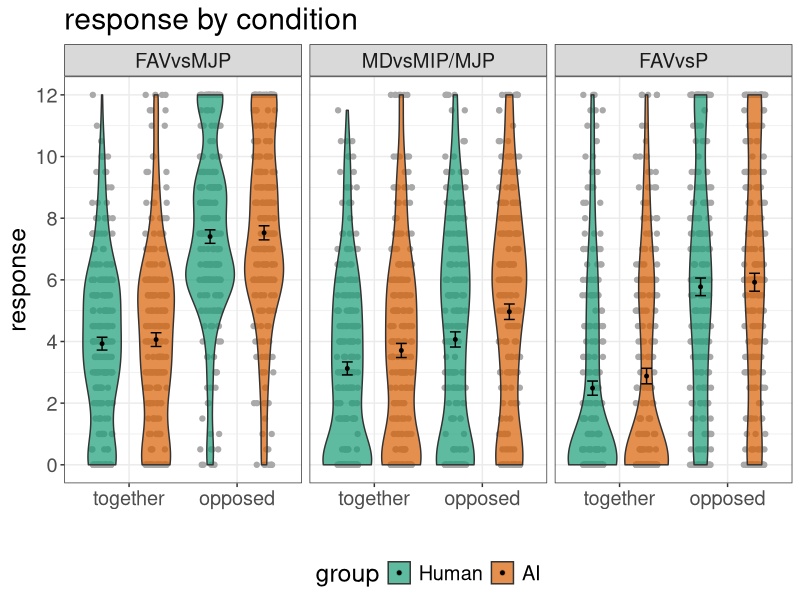
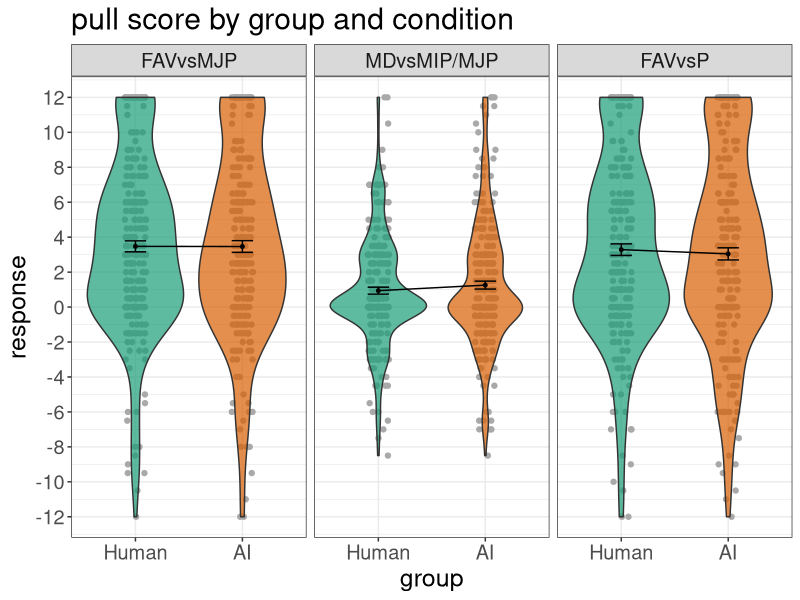
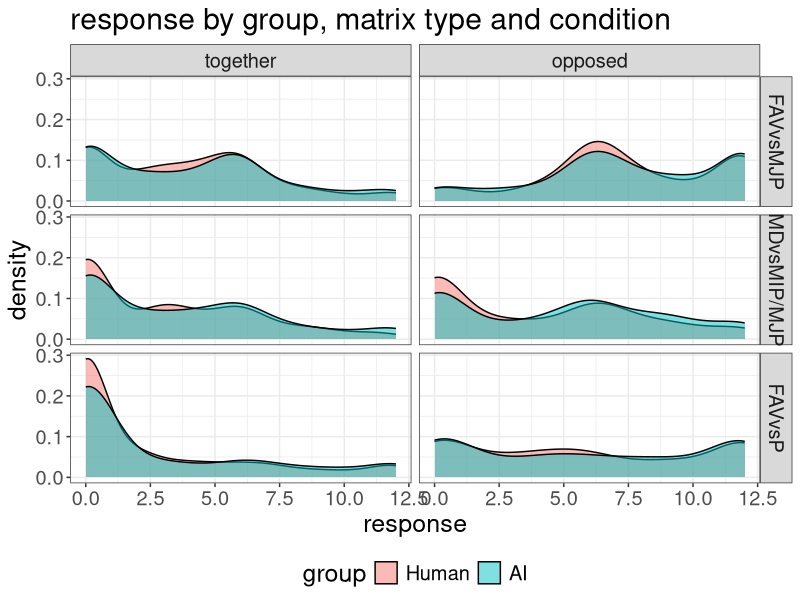
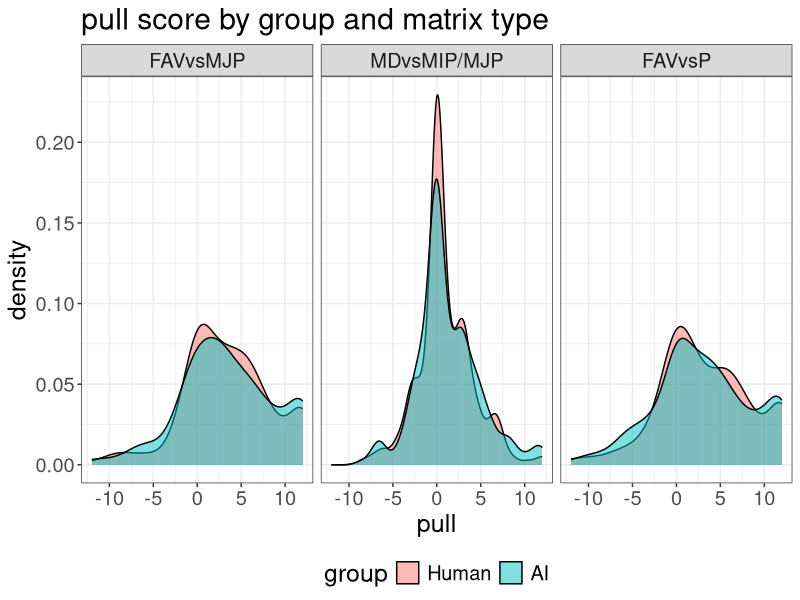
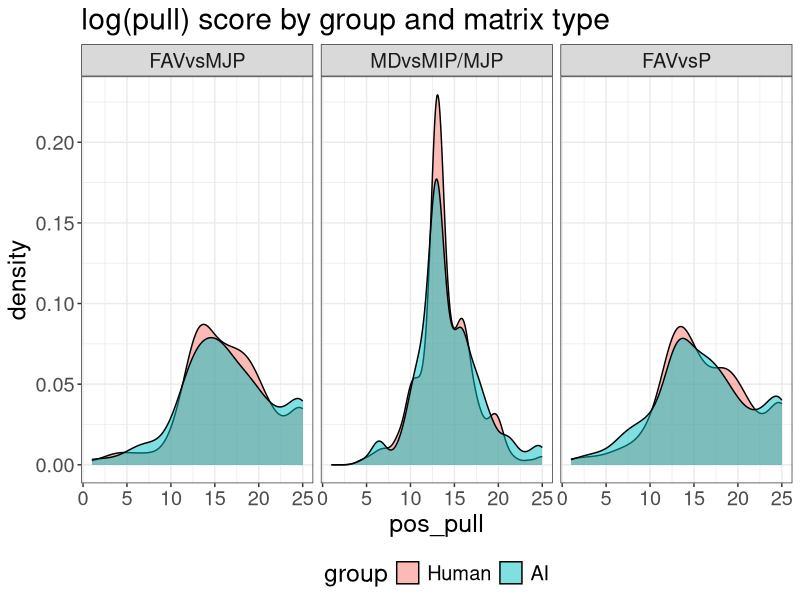
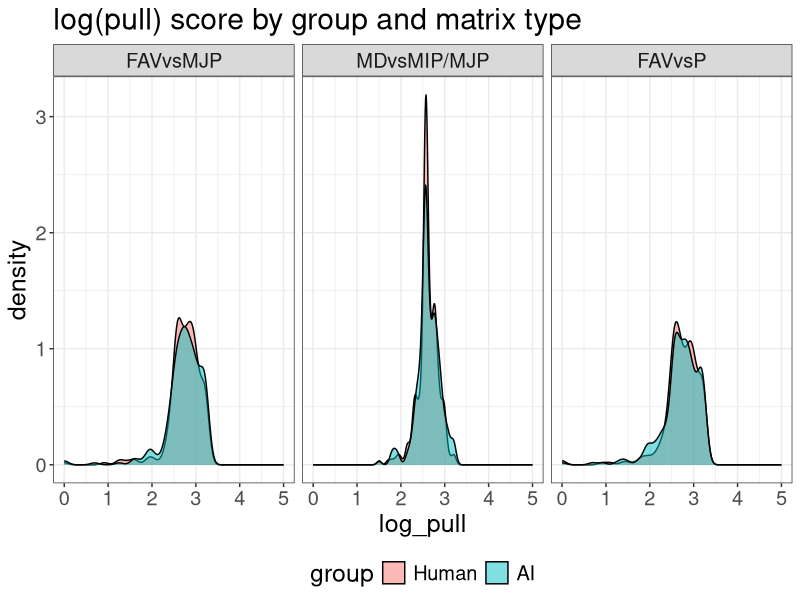
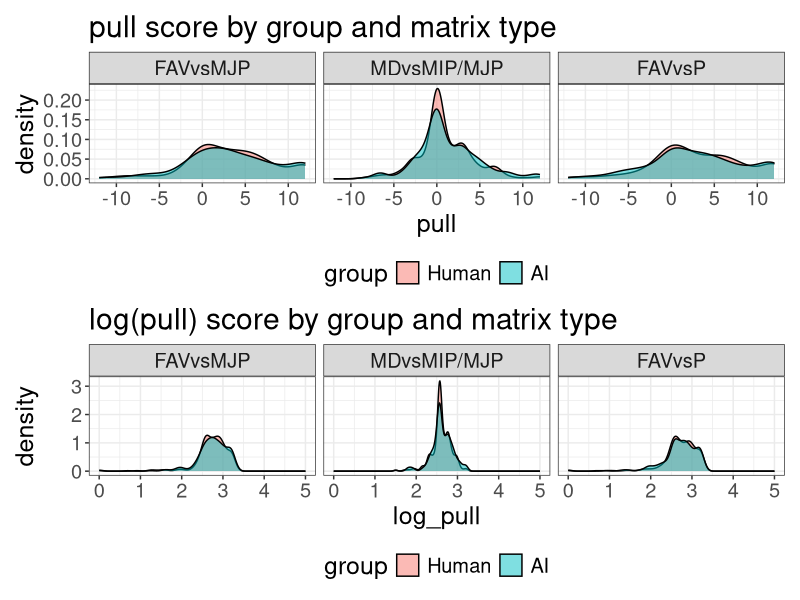
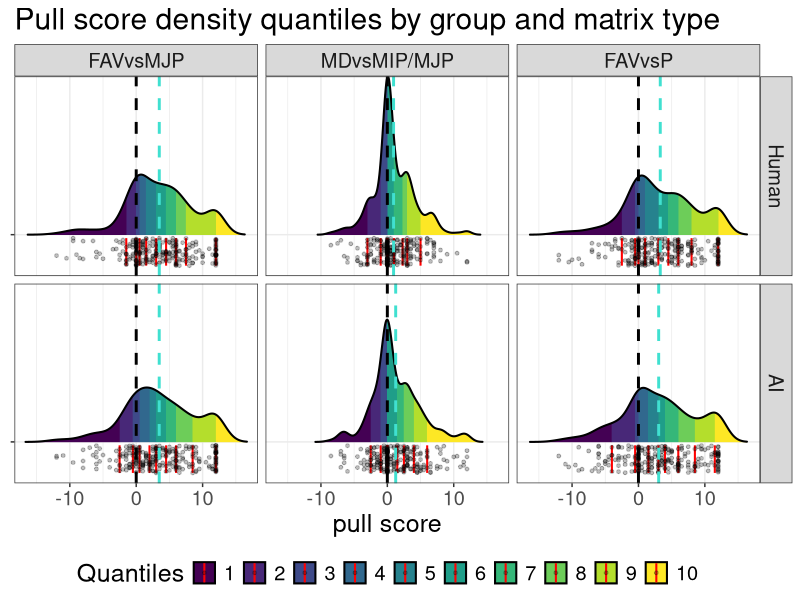

The R script that drew these images, in order:
## ---- chunk 1
knitr::opts_chunk$set(echo = TRUE)
## ---- chunk 2
# install.packages(c("tidyverse", "RColorBrewer", "patchwork"))
## ---- chunk 3
# take a snapshot and update the lock.file
# renv::snapshot() # this is only necessary when new packages or installed or packages are updated.
## ---- chunk 4
pkg <- c("tidyverse", "RColorBrewer", "patchwork", "ggridges")

lapply(pkg, library, character.only = TRUE)
## ---- chunk 5
## Set the amount of dodge in figures
pd <- position_dodge(0.7)
pd2 <- position_dodge(1)

## theme settings for ggplot
theme_set(
  theme_bw() +
    theme(text = element_text(size = 18), 
          title = element_text(size = 18),
          legend.position = "bottom")
)
## ---- chunk 6
# data <- read_csv("data/data.csv") %>%
#   mutate(group = factor(group, levels = c("Human", "AI")),
#          matrix_name = factor(matrix_name, levels = c("FAVvsMJP", "MDvsMIP/MJP", "FAVvsP")),
#          condition = factor(condition, levels = c("together", "opposed")))
# head(data)
# 
# diff <- read_csv("data/diff.csv") %>%
#   mutate(group = factor(group, levels = c("Human", "AI")),
#          matrix_name = factor(matrix_name, levels = c("FAVvsMJP", "MDvsMIP/MJP", "FAVvsP")))
# head(diff)
## ---- chunk 7
raw <- read_csv("data/AIHumanExperiment_Experiment.csv")
head(raw)
str(raw)
summary(raw)
glimpse(raw)
## ---- chunk 8
data <- raw %>%
  rename(pid = participant, group = aihuman, all_conditions = condition, 
         matrix_name = matrixtype, condition = togetheropposed, 
         response = finalanswer) %>% 
  select(-jatosid, -prolificid, -all_conditions, -matrixnumber, -statvar, -answer, -rt)
head(data)
## ---- chunk 9
# recode and create factors
data <- data %>% 
  mutate(matrix_name = if_else(matrix_name == "1", "FAVvsMJP",
                       if_else(matrix_name == "2", "MDvsMIP/MJP", "FAVvsP")),
         condition = if_else(condition == "1", "together", "opposed"),
         group = factor(group, levels = c("Human", "AI")),
         matrix_name = factor(matrix_name, levels = c("FAVvsMJP", "MDvsMIP/MJP", "FAVvsP")),
         condition = factor(condition, levels = c("together", "opposed")))
head(data)
## ---- chunk 10
summary(data)
## ---- chunk 11
tally <- data %>% 
  group_by(group) %>% 
  distinct(pid) %>% 
  tally()
tally
## ---- chunk 12
summary_pid <- data %>% 
  group_by(pid, group, matrix_name, condition) %>% 
  summarise(n= n(),
            mean=mean(response), 
            sd=sd(response), 
            sem = sd/sqrt(n))
head(summary_pid)
## ---- chunk 13
summary_group <- data %>% 
  group_by(group, matrix_name, condition) %>% 
  summarise(n= n()/2, ## /2 as it counts both observations
            mean=mean(response), 
            sd=sd(response), 
            sem = sd/sqrt(n))
head(summary_group)
## ---- chunk 14
p3.1 <- ggplot(summary_pid, 
              aes(x=condition, y=mean, fill = group)) +
   geom_jitter(position=position_jitterdodge(dodge.width =1), alpha = 1, 
               colour = "darkgrey") +
   geom_violin(alpha = 0.7, position=pd2) +
   geom_errorbar(data=summary_group, 
                 aes(y=mean, ymin=mean-sem, ymax=mean+sem), width=.2, position=pd2) +
   # geom_line(data=summary_group, aes(group=group), position=pd2) +
   geom_point(data=summary_group, aes(y=mean), position=pd2, size =1) +
   scale_colour_brewer(palette = "Dark2")+
   scale_fill_brewer(palette = "Dark2")+
   labs(x="", y = "response")+
   scale_y_continuous(breaks=seq(0,12,2), limits=c(0,12)) +
   facet_grid(~matrix_name)+
   ggtitle("response by condition")
p3.1

ggsave ("figures/violin.jpeg",
        width = 8, height = 6)
## ---- chunk 15
diff <- summary_pid %>% 
  group_by(pid, group, matrix_name) %>% 
  pivot_wider(-c(n, sd, sem),
              names_from = "condition",
              values_from = "mean") %>% 
  mutate(pull = opposed - together) %>% 
  ungroup()
head(diff)
## ---- chunk 16
diff_group <- diff %>% 
  group_by(group, matrix_name) %>% 
  summarise(n=n(),
            group_pull=mean(pull), 
            group_sd=sd(pull), 
            group_sem = group_sd / sqrt(n)) %>% 
  rename(pull = group_pull, sd = group_sd, sem = group_sem)
head(diff_group)
## ---- chunk 17
p6.1 <- ggplot(diff, 
              aes(x=group, y=pull, fill = group)) +
   geom_jitter(position=position_jitterdodge(dodge.width =1), alpha = 1, 
               colour = "darkgrey") +
   geom_violin(alpha = 0.7, position=pd2) +
   geom_errorbar(data=diff_group, aes(y=pull, ymin=pull-sem, ymax=pull+sem), 
                 width=.2, position=pd2) +
   geom_line(data=diff_group, aes(y=pull, group=1), position=pd2) +
   geom_point(data=diff_group, aes(y=pull), position=pd2, size =1) +
   scale_colour_brewer(palette = "Dark2")+
   scale_fill_brewer(palette = "Dark2")+
   labs(y = "response")+
   scale_y_continuous(breaks=seq(-12,12,2), limits=c(-12,12)) +
   guides(fill="none")+
   facet_grid(~matrix_name)+
   ggtitle("pull score by group and condition")
p6.1

ggsave ("figures/violin_diff.jpeg",
        width = 8, height = 6)
## ---- chunk 18
diffd <- diff %>% 
  mutate(groupd = if_else(group == "AI", 0.5, -0.5),
         mat2v1 = if_else(matrix_name == "MDvsMIP/MJP", 2/3, -1/3), # target MDvsMIP/MJP
         mat3v1 = if_else(matrix_name == "FAVvsP", 2/3, -1/3)) %>%  # target FAVvsP
  select(pid, groupd, mat2v1, mat3v1, pull) %>% 
  rename(group=groupd)
head(diffd)
## ---- chunk 19
write_csv(data, "data/data.csv") # all data good for plotting
write_csv(summary_pid, "data/summary_pid.csv")
write_csv(summary_group, "data/summary_group.csv")
write_csv(diff, "data/diff.csv")
write_csv(diff_group, "data/diff_group.csv")
write_csv(diffd, "data/diffd.csv")
## ---- chunk 20
p9.1 <- ggplot(data, 
              aes(x=response, fill = group)) +
   geom_density(alpha=0.5) +
   facet_grid(matrix_name~condition) +
   ggtitle("response by group, matrix type and condition")
p9.1
## ---- chunk 21
p9.2 <- ggplot(diff, 
              aes(x=pull, fill = group)) +
   geom_density(alpha=0.5) +
   facet_grid(~matrix_name) +
   ggtitle("pull score by group and matrix type")
p9.2
## ---- chunk 22
diff <- diff %>% 
  mutate(pos_pull = pull + 13,
         log_pull = log(pos_pull))
head(diff)
summary(diff)
## ---- chunk 23
p9.3 <- ggplot(diff, 
              aes(x=pos_pull, fill = group)) +
   geom_density(alpha=0.5) +
   facet_grid(~matrix_name) +
   ggtitle("log(pull) score by group and matrix type")
p9.3
## ---- chunk 24
p9.4 <- ggplot(diff, 
              aes(x=log_pull, fill = group)) +
   geom_density(alpha=0.5) +
   facet_grid(~matrix_name) +
   ggtitle("log(pull) score by group and matrix type") +
   xlim(0,5)
p9.4
## ---- chunk 25
p9.5 <- p9.2 / p9.4 
p9.5
## ---- chunk 26
p9.6 <- ggplot(diff, aes(x = pull, y = "", fill = after_stat(quantile))) +
  stat_density_ridges(
    geom = "density_ridges_gradient", calc_ecdf = TRUE,
    quantiles = 10, quantile_lines = TRUE, 
    jittered_points = TRUE, scale = 10,
    linewidth = 0.7, vline_color = "red",
    point_size = 1, point_alpha = 0.25, 
    position = position_raincloud(adjust_vlines = TRUE)
  ) +
  scale_fill_viridis_d(name = "Quantiles") +
  geom_vline(xintercept = 0, colour = "black", linetype = "dashed",
             linewidth = 1) +
  geom_vline(data = diff_group,
             aes(xintercept = pull), colour = "turquoise", linetype = "dashed",
             linewidth = 1) +
  theme(legend.position = "bottom") +
  guides(fill = guide_legend(nrow = 1)) +
  labs(title = "Pull score density quantiles by group and matrix type",
       y = NULL,
       x = "pull score") +
  # scale_x_continuous(breaks = seq(-150, 150, 25)) +
  facet_grid(group~matrix_name)
p9.6

ggsave("figures/diff_dens_q.jpeg",
       width = 8, height = 6)
